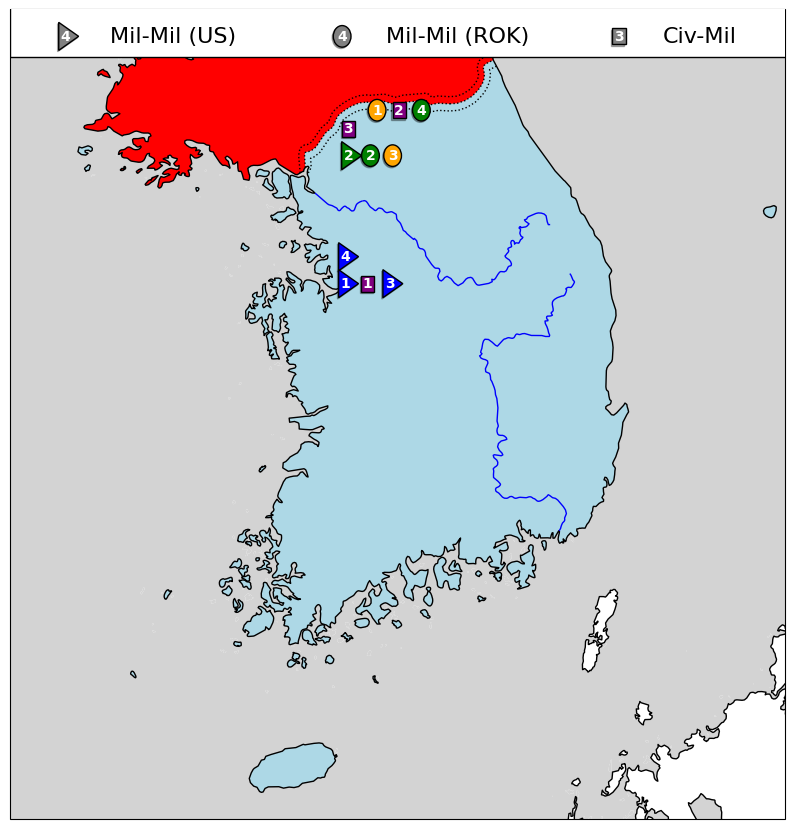

Generate this figure with Python:
import geopandas as gpd
import matplotlib.pyplot as plt
import matplotlib.patches as mpatches
import cartopy.crs as ccrs
import cartopy.feature as cfeature
from graphics.puck import Puck
from data.server import map_server


class MapPlotter:
    def __init__(self, output_image='map.png'):
        self.server = map_server
        self.output_image = output_image
        self.gdf = self.load_data()
        self.category_counters = {'Mil-Mil (US)': 0, 'Mil-Mil (ROK)': 0, 'Civ-Mil': 0}

    def load_data(self):
        # Load base location data from
        bases_df = self.server.bases
        engagements_df = self.server.engagements

        # Merge engagements with base locations on the base name
        merged_df = engagements_df.merge(bases_df, left_on='location', right_on='name', how='left')

        if 'longitude' not in merged_df.columns or 'latitude' not in merged_df.columns:
            raise KeyError("The merged DataFrame must contain 'longitude' and 'latitude' columns.")

        # Convert the DataFrame to a GeoDataFrame
        gdf = gpd.GeoDataFrame(merged_df, geometry=gpd.points_from_xy(merged_df['longitude'], merged_df['latitude']))
        gdf.set_crs(epsg=4326, inplace=True)
        return gdf

    def plot_legend(self, ax, scale=3):
        # Add legend at the top of the map
        legend_x_start = 124.5
        legend_y = 38.8  # Adjust y position for the legend
        categories = ['Mil-Mil (US)', 'Mil-Mil (ROK)', 'Civ-Mil']
        colors = ['grey', 'grey', 'grey']

        # Draw white rectangle with a black outline around the legend
        rect = mpatches.Rectangle((legend_x_start - 0.5, legend_y - 0.15), 8.5, 0.4 * scale, facecolor='white',
                                  edgecolor='black', lw=1, zorder=31)
        shadow = mpatches.Rectangle((legend_x_start - 0.52, legend_y - 0.15), 8.5, 0.4 * scale,
                                    facecolor=(0, 0, 0, 0.3), zorder=30)
        ax.add_patch(shadow)
        ax.add_patch(rect)

        for i, category in enumerate(categories):
            count = self.category_counters.get(category, 0)
            x = legend_x_start + i * 2.5
            y = legend_y

            puck = Puck(x, y, category, colors[i], count, scale=scale, zorder=40)
            puck.add_to_axes(ax)
            ax.text(x + 0.4 * scale, y, category, ha='left', va='center', fontsize=16, zorder=50)

    def plot_map(self):
        # Create the plot with cartopy
        fig, ax = plt.subplots(figsize=(10, 12), subplot_kw={'projection': ccrs.PlateCarree()})
        ax.set_extent([124, 131, 33, 39], crs=ccrs.PlateCarree())

        # Add detailed coastlines
        ax.add_feature(cfeature.COASTLINE.with_scale('10m'), linewidth=1)
        ax.add_feature(cfeature.BORDERS.with_scale('10m'), linestyle=':')

        # Color the map regions
        ax.add_feature(cfeature.OCEAN, facecolor='lightgrey')
        ax.add_feature(cfeature.LAND, facecolor='lightgrey')
        ax.add_feature(cfeature.LAKES, facecolor='white')
        ax.add_feature(cfeature.RIVERS, edgecolor='blue')

        # Color South Korea and North Korea
        countries = self.server.countries # gpd.read_file('../data/10m_cultural/ne_10m_admin_0_countries_usa.shp')
        rok = countries[countries['ADM0_A3_US'] == 'KOR']
        nk = countries[countries['ADM0_A3_US'] == 'PRK']
        jpn = countries[countries['ADM0_A3_US'] == 'JPN']
        rok.plot(ax=ax, facecolor='lightblue')
        nk.plot(ax=ax, facecolor='red')
        jpn.plot(ax=ax, facecolor='white')

        # Plot the GeoDataFrame
        offset_dict = {}

        for idx, row in self.gdf.iterrows():
            location = (row.geometry.x, row.geometry.y)
            category = row['category']
            self.category_counters[category] += 1
            if location not in offset_dict:
                offset_dict[location] = []
            offset_dict[location].append((idx, self.category_counters[category], row))

        for location, items in offset_dict.items():
            base_x, base_y = location
            for i, (idx, num, row) in enumerate(items):
                x_offset = (i % 3) * 0.2  # Adjust offset as necessary
                y_offset = (i // 3) * 0.2  # Adjust offset as necessary
                x = base_x + x_offset
                y = base_y + y_offset

                puck = Puck(x, y, row['category'], row['color'], num, scale=1)
                puck.add_to_axes(ax)

        # Add legend
        self.plot_legend(ax, scale=1)

        # Save the plot as an image
        plt.savefig(self.output_image, bbox_inches='tight')
        plt.show()
